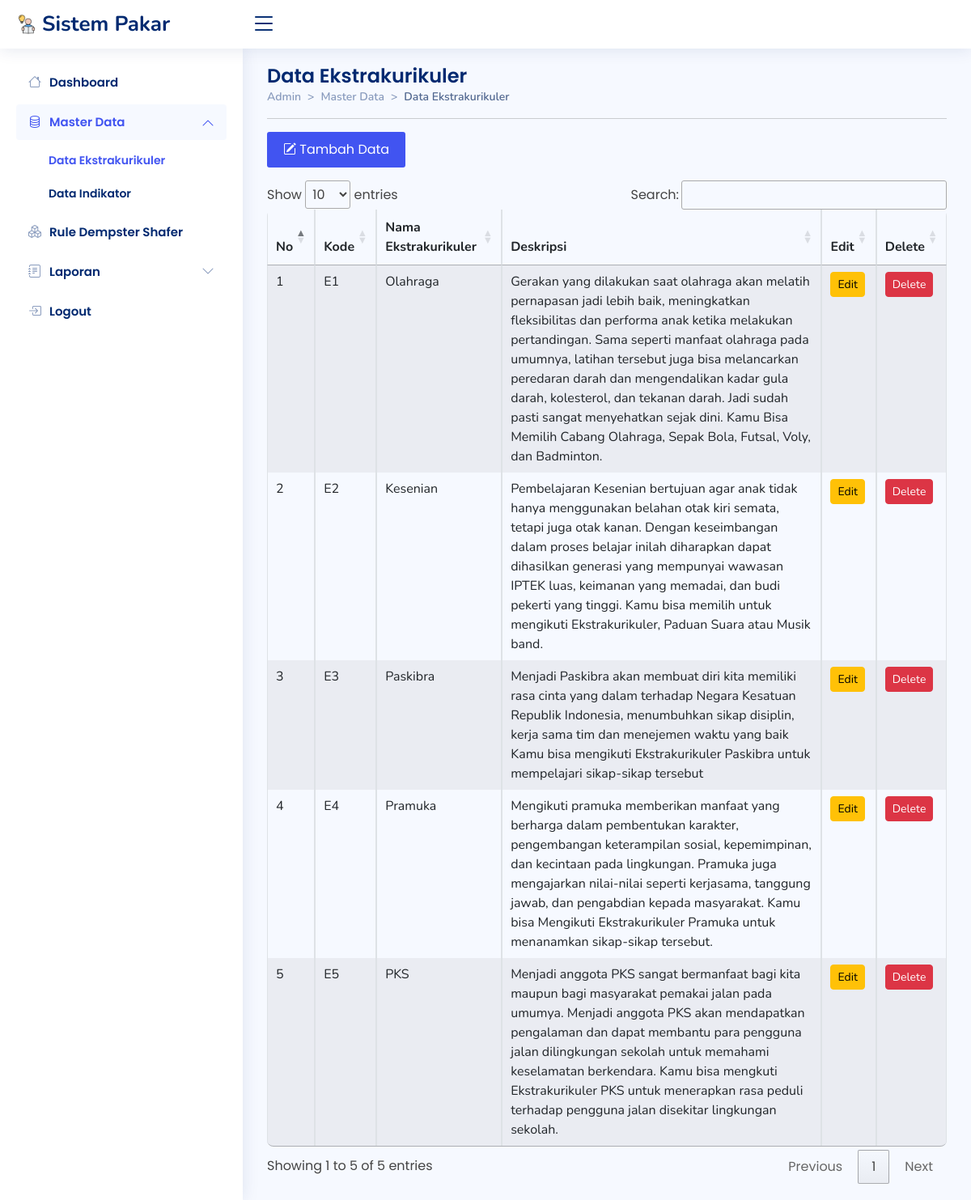
Page /admin/ekskull/ekskull.php (signed in) on the committed database.
### tables this page shows
CREATE TABLE `tb_ekskull` (
  `id` int(11) NOT NULL,
  `code_ekskull` varchar(3) NOT NULL,
  `nama` varchar(50) NOT NULL,
  `deskripsi` text NOT NULL
);

### admin/ekskull/ekskull.php (the view, shortened to what this page needs)
<!DOCTYPE html>
<html lang="en">
<head>
  <link href="../../assets/vendor/bootstrap/css/bootstrap.min.css" rel="stylesheet">
  <link rel="stylesheet" href="https://cdn.jsdelivr.net/npm/bootstrap-icons@1.10.2/font/bootstrap-icons.css">
  <link href="../../assets/vendor/boxicons/css/boxicons.min.css" rel="stylesheet">
  <link href="../../assets/vendor/quill/quill.snow.css" rel="stylesheet">
  <link href="../../assets/vendor/quill/quill.bubble.css" rel="stylesheet">
  <link href="../../assets/vendor/remixicon/remixicon.css" rel="stylesheet">
  <link href="../../assets/vendor/simple-datatables/style.css" rel="stylesheet">
  <link rel="stylesheet" href="https://cdn.datatables.net/1.12.1/css/jquery.dataTables.min.css">
  <link href="../../assets/css/style.css" rel="stylesheet">
</head>
<body>
  <header id="header" class="header fixed-top d-flex align-items-center">
    <div class="d-flex align-items-center justify-content-between">
      <a href="../index.php" class="logo d-flex align-items-center">
        <img src="../../img/logofix.png" alt="logo">
        <span class="d-none d-lg-block">Sistem Pakar</span>
      </a>
      <i class="bi bi-list toggle-sidebar-btn"></i>
    </div>
  </header>
  <aside id="sidebar" class="sidebar">
    <ul class="sidebar-nav" id="sidebar-nav">
      <li class="nav-item">
        <a class="nav-link collapsed" href="../index.php">
          <i class="bi bi-house"></i>
          <span>Dashboard</span>
        </a>
      </li>
      <li class="nav-item">
        <a class="nav-link" data-bs-target="#components-nav" data-bs-toggle="collapse" href="#">
          <i class="bi bi-database"></i><span>Master Data</span><i class="bi bi-chevron-down ms-auto"></i>
        </a>
        <ul id="components-nav" class="nav-content collapse show" data-bs-parent="#sidebar-nav">
          <li>
            <a href="../ekskull/ekskull.php" class="active">
              <span>Data Ekstrakurikuler</span>
            </a>
          </li>
          <li>
            <a href="../indikator/indikator.php">
              <span>Data Indikator</span>
            </a>
          </li>
        </ul>
      </li>
      <li class="nav-item">
        <a class="nav-link collapsed" href="../rules/rules.php">
          <i class="bi bi-boxes"></i>
          <span>Rule Dempster Shafer</span>
        </a>
      </li>
      <li class="nav-item">
        <a class="nav-link collapsed" data-bs-target="#forms-nav" data-bs-toggle="collapse" href="#">
          <i class="bi bi-journal-text"></i><span>Laporan</span><i class="bi bi-chevron-down ms-auto"></i>
        </a>
      </li>
      <li class="nav-item">
        <a class="nav-link collapsed" href="javascript:;" data-bs-toggle="modal" data-bs-target="#logoutmodal">
          <i class="bi bi-box-arrow-in-right"></i>
          <span>Logout</span>
        </a>
      </li>
    </ul>
  </aside>
  <main id="main" class="main">
    <div class="pagetitle">
      <h1>Data Ekstrakurikuler</h1>
      <nav style="--bs-breadcrumb-divider: '>';">
        <ol class="breadcrumb">
          <li class="breadcrumb-item"><a href="index.php">Admin</a></li>
          <li class="breadcrumb-item">Master Data</li>
          <li class="breadcrumb-item active">Data Ekstrakurikuler</li>
        </ol>
      </nav>
      <hr>
    </div>
    <section>
      <div class="row">
        <div class="col-md-12">
          <button type="button" class="tambah btn-md mb-3" data-bs-toggle="modal" data-bs-target="#tambahmodal"><i class="bi bi-pencil-square"></i> Tambah Data</button>
          <div class="table-responsive">
            <table id="myTable" class="table table-striped table-hover table-bordered">
              <thead>
                <tr>
                  <th>No</th>
                  <th>Kode</th>
                  <th>Nama Ekstrakurikuler</th>
                  <th>Deskripsi</th>
                  <th>Edit</th>
                  <th>Delete<input type="hidden" id="texthapus"></th>
                </tr>
              </thead>
              <tbody>
                <?php
                include "../../koneksi.php";
                $sql = "SELECT * FROM tb_ekskull  ORDER BY code_ekskull";
                $qry = mysqli_query($koneksi, $sql) or die("SQL Error" . mysqli_error($koneksi));
                $no = 0;
                while ($data = mysqli_fetch_array($qry)) {
                  $no++;
                ?>
                  <tr>
                    <td><?php echo $no; ?></td>
                    <td><?php echo $data['code_ekskull']; ?></td>
                    <td><?php echo $data['nama']; ?></td>
                    <td><?php echo $data['deskripsi']; ?></td>
                    <td>
                      <button type="button" class="btn btn-warning btn-sm" data-bs-toggle="modal" data-bs-target="#editmodal-<?php echo $data['id']; ?>">Edit</button>
                    </td>
                    <td><a onClick="return HapusData('<?php echo $data['id']; ?>');" class="btn btn-danger btn-sm" data-bs-toggle="modal" data-bs-target="#hapusmodal">Delete</a>
                    </td>
                  </tr>
                <?php } ?>
              </tbody>
            </table>
          </div>
        </div>
      </div>
    </section>
  </main>
</body>
</html>

### assets/css/style.css (style rules this page uses)
:root { scroll-behavior: smooth; }
body { font-family: "Poppins", sans-serif; background: #f6f9ff; color: #444444; }
a { color: #4154f1; text-decoration: none; }
.tambah { color: #4154f1; text-decoration: none; }
span { font-family: "Poppins", sans-serif; }
h1, h2, h3, h4, h5, h6 { font-family: "Poppins", sans-serif; }
#main { margin-top: 60px; padding: 20px 30px; transition: all 0.3s; }
.pagetitle { margin-bottom: 10px; }
.pagetitle h1 { font-size: 24px; margin-bottom: 0; font-weight: 600; color: #012970; }
.breadcrumb { font-size: 14px; font-family: "Nunito", sans-serif; color: #899bbd; font-weight: 600; }
.breadcrumb a { color: #899bbd; transition: 0.3s; }
.breadcrumb .breadcrumb-item::before { color: #899bbd; }
.breadcrumb .active { color: #51678f; font-weight: 600; }
.logo { line-height: 1; }
@media (min-width: 1200px) { .logo { width: 280px; } }
.logo img { max-height: 26px; margin-right: 6px; }
.logo span { font-size: 26px; font-weight: 700; color: #012970; font-family: "Nunito", sans-serif; }
.header { transition: all 0.5s; z-index: 997; height: 60px; box-shadow: 0px 2px 20px rgba(1, 41, 112, 0.1); background-color: #fff; padding-left: 20px; }
.header .toggle-sidebar-btn { font-size: 32px; padding-left: 10px; cursor: pointer; color: #012970; }
.sidebar { position: fixed; top: 60px; left: 0; bottom: 0; width: 300px; z-index: 996; transition: all 0.3s; padding: 20px; overflow-y: auto; scrollbar-width: thin; scrollbar-color: #aab7cf transparent; box-shadow: 0px 0px 20px rgba(1, 41, 112, 0.1); background-color: #fff; }
@media (min-width: 1200px) { #main, #footer { margin-left: 300px; } }
.sidebar-nav { padding: 0; margin: 0; list-style: none; }
.sidebar-nav li { padding: 0; margin: 0; list-style: none; }
.sidebar-nav .nav-item { margin-bottom: 5px; }
.sidebar-nav .nav-link { display: flex; align-items: center; font-size: 15px; font-weight: 600; color: #4154f1; transition: 0.3; background: #f6f9ff; padding: 10px 15px; border-radius: 4px; }
.sidebar-nav .nav-link i { font-size: 16px; margin-right: 10px; color: #4154f1; }
.sidebar-nav .nav-link.collapsed { color: #012970; background: #fff; }
.sidebar-nav .nav-link.collapsed i { color: #899bbd; }
.sidebar-nav .nav-link .bi-chevron-down { margin-right: 0; transition: transform 0.2s ease-in-out; }
.sidebar-nav .nav-link:not(.collapsed) .bi-chevron-down { transform: rotate(180deg); }
.sidebar-nav .nav-content { padding: 5px 0 0 0; margin: 0; list-style: none; }
.sidebar-nav .nav-content a { display: flex; align-items: center; font-size: 14px; font-weight: 600; color: #012970; transition: 0.3; padding: 10px 0 10px 40px; transition: 0.3s; }
.sidebar-nav .nav-content a:hover, .sidebar-nav .nav-content a.active { color: #4154f1; }

### admin/ekskull/ekskull.php (style rules this page uses)
.table { border-radius: 40px; overflow: hidden; font-family: "Nunito", sans-serif; border-radius: 8px; overflow: hidden; }
.tambah { background-color: #4154f1; border: none; color: white; padding: 10px 20px; border-radius: 3px; }

### rows in the picture
tb_ekskull: code_ekskull "E1", nama "Olahraga", deskripsi "Gerakan yang dilakukan saat olahraga akan melatih pernapasan jadi lebih baik, meningkatkan fleksibilitas dan performa anak ketika melakukan pertandingan. Sama seperti manfaat olahraga pada umumnya, latihan tersebut juga bisa melancarkan peredaran darah dan mengendalikan kadar gula darah, kolesterol, dan tekanan darah. Jadi sudah pasti sangat menyehatkan sejak dini. Kamu Bisa Memilih Cabang Olahraga, Sepak Bola, Futsal, Voly, dan Badminton."
tb_ekskull: code_ekskull "E2", nama "Kesenian", deskripsi "Pembelajaran Kesenian bertujuan agar anak tidak hanya menggunakan belahan otak kiri semata, tetapi juga otak kanan. Dengan keseimbangan dalam proses belajar inilah diharapkan dapat dihasilkan generasi yang mempunyai wawasan IPTEK luas, keimanan yang memadai, dan budi pekerti yang tinggi. Kamu bisa memilih untuk mengikuti Ekstrakurikuler, Paduan Suara atau Musik band."
tb_ekskull: code_ekskull "E3", nama "Paskibra", deskripsi "Menjadi Paskibra akan membuat diri kita memiliki rasa cinta yang dalam terhadap Negara Kesatuan RepubIik Indonesia, menumbuhkan sikap disiplin, kerja sama tim dan menejemen waktu yang baik Kamu bisa mengikuti Ekstrakurikuler Paskibra untuk mempelajari sikap-sikap tersebut"
tb_ekskull: code_ekskull "E4", nama "Pramuka", deskripsi "Mengikuti pramuka memberikan manfaat yang berharga dalam pembentukan karakter, pengembangan keterampilan sosial, kepemimpinan, dan kecintaan pada lingkungan. Pramuka juga mengajarkan nilai-nilai seperti kerjasama, tanggung jawab, dan pengabdian kepada masyarakat. Kamu bisa Mengikuti Ekstrakurikuler Pramuka untuk menanamkan sikap-sikap tersebut."
tb_ekskull: code_ekskull "E5", nama "PKS", deskripsi "Menjadi anggota PKS sangat bermanfaat bagi kita maupun bagi masyarakat pemakai jalan pada umumya. Menjadi anggota PKS akan mendapatkan pengalaman dan dapat membantu para pengguna jalan dilingkungan sekolah untuk memahami keselamatan berkendara. Kamu bisa mengkuti Ekstrakurikuler PKS untuk menerapkan rasa peduli terhadap pengguna jalan disekitar lingkungan sekolah."
